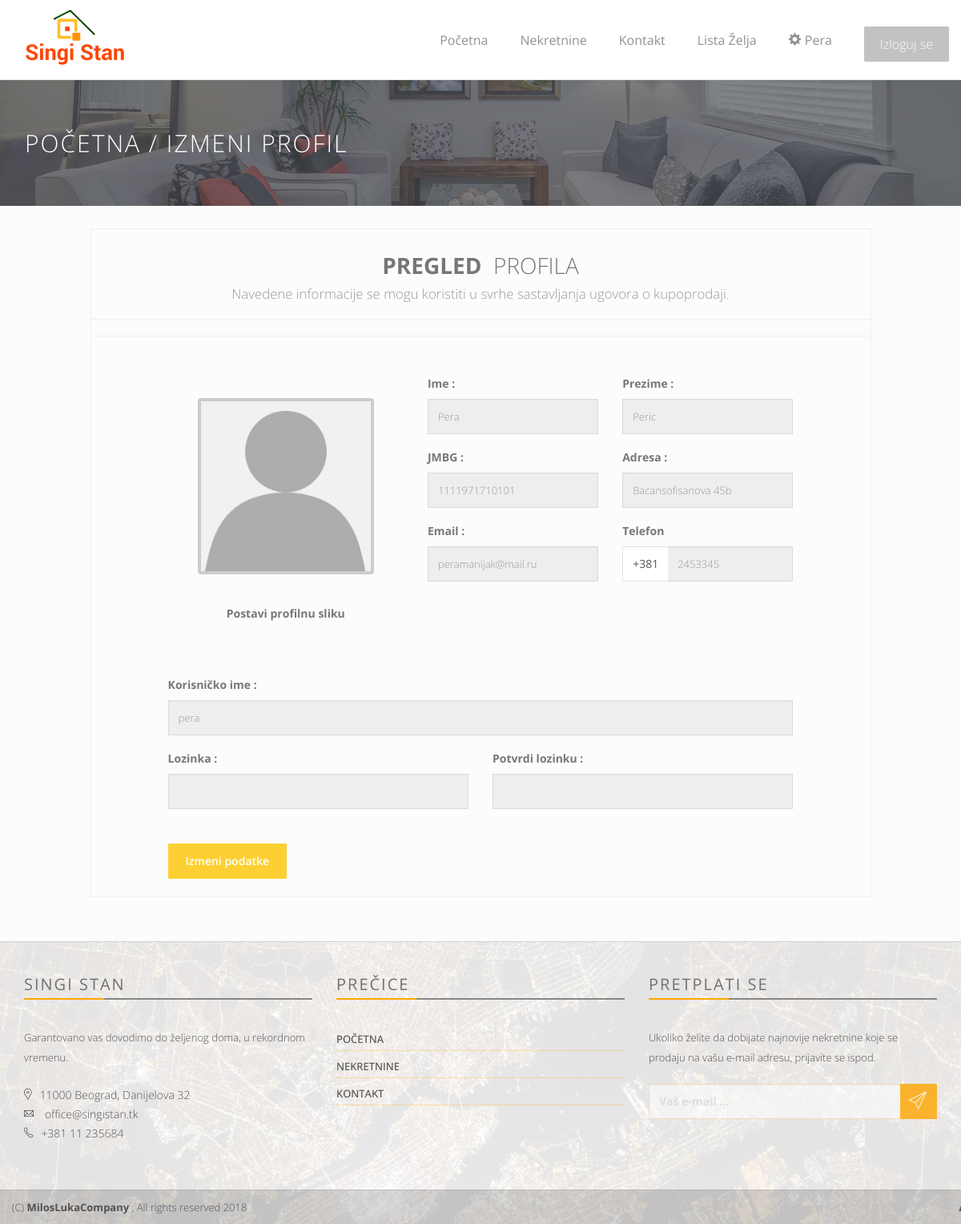
The app's page /profile.php (signed in) with its own data.
### tables this page shows
CREATE TABLE kupac (
    id INT NOT NULL AUTO_INCREMENT PRIMARY KEY,
    ime VARCHAR(50) NOT NULL,
    prezime VARCHAR(50) NOT NULL,
    jmbg VARCHAR(13) NOT NULL,
    adresa VARCHAR(150) NOT NULL,
    telefon VARCHAR(15)NOT NULL,
    korisnicko_ime VARCHAR(20) NOT NULL,
    sifra VARCHAR(50) NOT NULL,
    email VARCHAR(50) NOT NULL,
    putanja_slike VARCHAR(255) NULL
);

### profile.php (the view, shortened to what the rows shown need)
<!DOCTYPE html>
 <html class="no-js">
    <head>
        <link rel="stylesheet" href="assets/css/normalize.css">
        <link rel="stylesheet" href="assets/css/font-awesome.min.css">
        <link rel="stylesheet" href="assets/css/fontello.css">
        <link href="assets/fonts/icon-7-stroke/css/pe-icon-7-stroke.css" rel="stylesheet">
        <link href="assets/fonts/icon-7-stroke/css/helper.css" rel="stylesheet">
        <link href="assets/css/animate.css" rel="stylesheet" media="screen">
        <link rel="stylesheet" href="assets/css/bootstrap-select.min.css">
        <link rel="stylesheet" href="bootstrap/css/bootstrap.min.css">
        <link rel="stylesheet" href="assets/css/icheck.min_all.css">
        <link rel="stylesheet" href="assets/css/price-range.css">
        <link rel="stylesheet" href="assets/css/owl.carousel.css">
        <link rel="stylesheet" href="assets/css/owl.theme.css">
        <link rel="stylesheet" href="assets/css/owl.transitions.css">
        <link rel="stylesheet" href="assets/css/style.css">
        <link rel="stylesheet" href="assets/css/responsive.css">
        <link rel="stylesheet" href="assets/css/nas_stil.css">
    </head>
    <body>
        <?php
        require 'php/database_connection.php';
        if ($_SESSION['user_type'] === "kupac") {
            $prep = $db->prepare('SELECT * FROM kupac WHERE korisnicko_ime=?;');
        } elseif ($_SESSION['user_type'] === "agent") {
            $prep = $db->prepare('SELECT * FROM agent WHERE korisnicko_ime=?;');
        }
        $prep->execute([$_SESSION['username']]);
        $res = $prep->fetchAll(PDO::FETCH_OBJ);
        ?>
        <div class="page-head" style="margin-top: 100px;">
            <div class="container">
                <div class="row">
                    <div class="page-head-content">
                        <h1 class="page-title">Početna / Izmeni profil</h1>
                    </div>
                </div>
            </div>
        </div>
        <div class="content-area user-profiel" style="background-color: #FCFCFC;">&nbsp;
            <div class="container">
                <div class="row">
                    <div class="col-sm-10 col-sm-offset-1 profiel-container">
                        <form action="php/change_profile.php" method="post" enctype="multipart/form-data">
                            <div class="clear">
                                <div class="col-sm-3 padding-top-25">
                                    <div class="form-group">
                                        <label>Ime : <small hidden> (obavezno)</small></label>
                                        <?php echo "<input name='firstname' type='text' class='form-control' value='" . $res[0]->ime . "' readonly>\n"; ?>
                                    </div>
                                    <div class="form-group">
                                        <label>JMBG : <small hidden> (obavezno)</small></label>
                                        <?php echo "<input name='jmbg' type='number' class='form-control' required readonly value='" . $res[0]->jmbg . "'> \n"; ?>
                                    </div>
                                    <div class="form-group">
                                        <label>Email : <small hidden> (obavezno)</small></label>
                                        <?php echo "<input name='email' type='email' class='form-control' required readonly value='" . $res[0]->email . "'> \n"; ?>
                                    </div>
                                </div>
                                <div class="col-sm-3 padding-top-25">
                                    <div class="form-group">
                                        <label>Prezime : <small hidden> (obavezno)</small></label>
                                        <?php echo " <input name='lastname' type='text' class='form-control' required readonly value='" . $res[0]->prezime . "'> \n"; ?>
                                    </div>
                                    <div class="form-group">
                                        <label>Adresa : </label><small hidden> (obavezno)</small>
                                        <?php echo "<input name='address' type='text' class='form-control' readonly value='" . $res[0]->adresa . "'> \n"; ?>
                                    </div>
                                    <div class="form-group">
                                        <div class="input-group">
                                            <span class="input-group-addon" style="border-radius: 0;">+381</span>
                                            <?php echo "<input name='tel' type='text' class='form-control' readonly value='" . substr($res[0]->telefon, 4) . "'> \n"; ?>
                                        </div>
                                    </div>
                                </div>
                            </div>
                            <div class="clear">
                                <br>
                                <br>
                                <div class="col-sm-10 col-sm-offset-1">
                                    <div class="form-group">
                                        <label>Korisničko ime : <small hidden> (obavezno)</small></label>
                                        <?php echo "<input name='username' type='text' class='form-control' required readonly value='" . $res[0]->korisnicko_ime . "'> \n"; ?>
                                    </div>
                                </div>
                            </div>
                            <br>
                            <br>
                            <br>
                        </form>
                    </div>
                </div>
            </div>
        </div>
    </body>
</html>

### records on screen
kupac: firstname "Pera", jmbg "1111971710101", email "peramanijak@mail.ru", lastname "Peric", address "Bacansofisanova 45b", tel "2453345", username "pera"

### other values on screen
$_SESSION['username'] "Pera"
